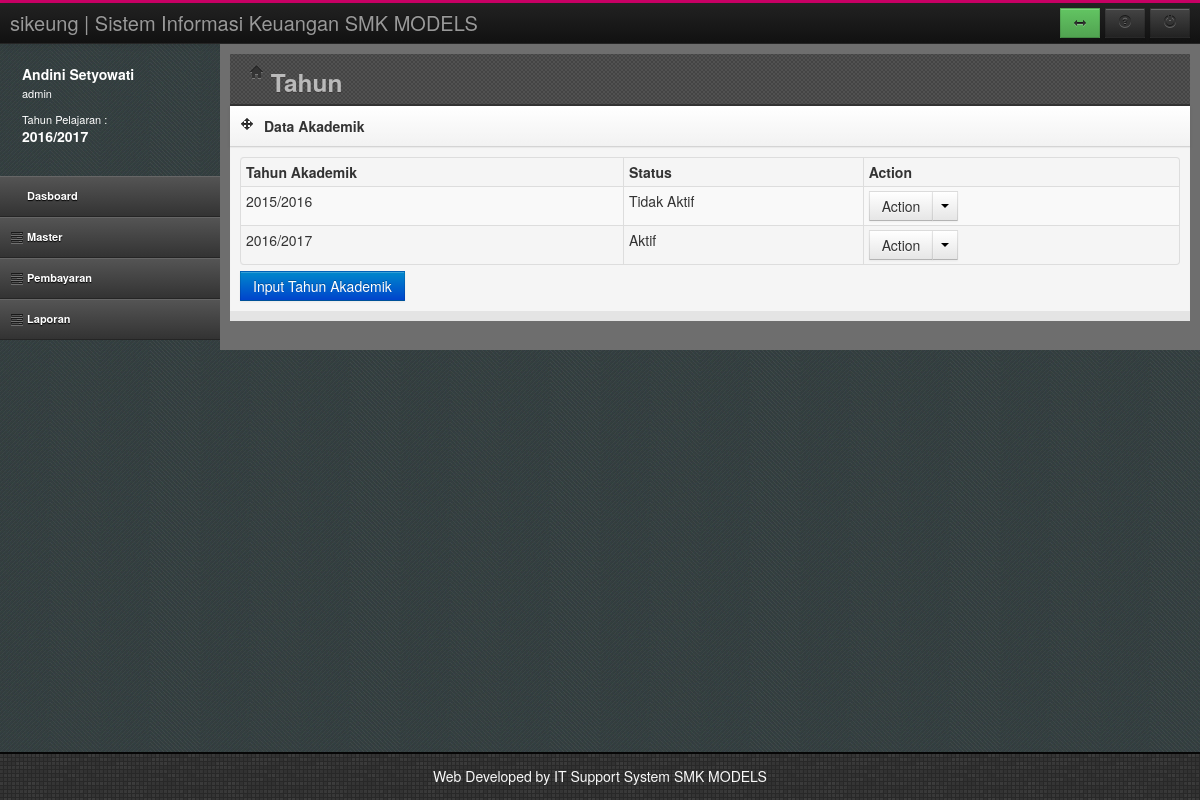
The page /index.php?page=tahun (signed in) on the database its author committed.
### tables this page shows
CREATE TABLE `tahunjar` (
  `TahunAkademik` varchar(20) NOT NULL,
  `Status` varchar(20) DEFAULT NULL,
  PRIMARY KEY (`TahunAkademik`)
);

### tahun.php (the view, shortened to what this page needs)
<header class="head">
	<div class="main-bar">
		<h3><i class="icon-home"></i> Tahun</h3>
	</div>
</header>
<div class="row-fluid">
	<div class="span12">
		<div class="box">
			<header>
				<div class="icons"><i class="icon-move"></i></div>
				<h5>Data Akademik</h5>
			</header>
			<div id="collapse4" class="body">
				<table id="dataTable" class="table table-bordered table-condensed table-hover table-striped">
					<thead>
						<tr>
							<th>Tahun Akademik</th>
							<th>Status</th>
							<th>Action</th>
						</tr>
					</thead>
					<tbody>
					<?php
					$sql = "Select * from tahunjar";
					$rw=mysql_query($sql);
					while($rs=mysql_fetch_array($rw))
					{
					?>
						<tr>
							<td><?php echo $rs[0]; ?></td>
							<td><?php echo $rs[1]; ?></td>
							<td>
								<div class="btn-group">
									<button class="btn">Action</button>
									<button class="btn dropdown-toggle" data-toggle="dropdown"><span class="caret"></span></button>
								</div>
							</td>
						</tr>
					<?php
					}
					?>
					</tbody>
				</table>
				<a href="?page=addtahun">
					<input type="submit" value="Input Tahun Akademik" class="btn btn-primary">
				</a>
			</div>
		</div>
	</div>
</div>

### usersesion.php
<div class="media user-media hidden-phone">
	<div class="media-body hidden-tablet">
		<h5 class="media-heading"><?php echo $LogNamaUser;?></h5>
		<ul class="unstyled user-info">
			<li><?php echo $LogHak;?><br/><br/></li>
			<li>Tahun Pelajaran : <br/>
				<h5 class="media-heading"><?php echo $TahunAktif ;?></h5>
			</li>
		</ul>
	</div>
</div>

### assets/css/style.css (style rules this page uses)
html, body { height: 100%; }
.head { height: 40px; padding-bottom: 10px; *zoom: 1; }
.head:before, .head:after { display: table; content: ""; line-height: 0; }
.head:after { clear: both; }
.head .main-bar { margin-left: 20px; position: relative; }
#left .user-media { color: #fff; padding: 20px 0 20px 10px; }
#left .user-media .media-body { float: left; margin-left: 12px; }
#left .user-media .media-body h5 { margin-bottom: 3px; }
#left .user-media .media-body .user-info li { line-height: 13px; font-size: 11px; }
.head { background-color: #444444; background-image: url("../img/bg.png"); background-repeat: repeat; border-bottom: 2px solid #333333; }
.head .main-bar h3 { color: #BABABA; line-height: 29px; text-shadow: 0 1px 0 rgba(51, 47, 47, 0.6); }
.box { margin-bottom: 10px; position: relative; width: 100%; }
.box header { background-color: #fafafa; background-image: -moz-linear-gradient(top, #ffffff, #f2f2f2); background-image: -webkit-gradient(linear, 0 0, 0 100%, from(#ffffff), to(#f2f2f2)); background-image: -webkit-linear-gradient(top, #ffffff, #f2f2f2); background-image: -o-linear-gradient(top, #ffffff, #f2f2f2); background-image: linear-gradient(to bottom, #ffffff, #f2f2f2); background-repeat: repeat-x; filter: progid:DXImageTransform.Microsoft.gradient(startColorstr='#ffffffff', endColorstr='#fff2f2f2', GradientType=0); border-bottom: 1px solid #d4d4d4; -webkit-box-shadow: 0 1px 4px rgba(0, 0, 0, 0.065); -moz-box-shadow: 0 1px 4px rgba(0, 0, 0, 0.065); box-shadow: 0 1px 4px rgba(0, 0, 0, 0.065); *zoom: 1; }
.box header:before, .box header:after { display: table; content: ""; line-height: 0; }
.box header:after { clear: both; }
.box header .icons, .box header h5 { float: left; margin: 0; }
.box header .icons { float: left; display: block; padding: 10px 5px 10px 10px; }
.box header h5 { margin: 10px 0 10px 5px; }
.box .body, .box .block { padding: 10px; background-color: #F5F5F5; -webkit-box-shadow: inset 0 1px 1px rgba(0, 0, 0, 0.05); -moz-box-shadow: inset 0 1px 1px rgba(0, 0, 0, 0.05); box-shadow: inset 0 1px 1px rgba(0, 0, 0, 0.05); }
.btn { -webkit-border-radius: 0; -moz-border-radius: 0; border-radius: 0; }
.btn-group .btn { -webkit-border-radius: 0 !important; -moz-border-radius: 0 !important; border-radius: 0 !important; }

### assets/css/responsive-tables.css (style rules this page uses)
table th { font-weight: bold; }
table td, table th { padding: 9px 10px; text-align: left; }

### rows shown on the page
tahunjar: TahunAkademik "2016/2017", Status "Aktif"
tahunjar: TahunAkademik "2015/2016", Status "Tidak Aktif"

### other values the page prints
$LogNamaUser "Andini Setyowati"
$LogHak "admin"
